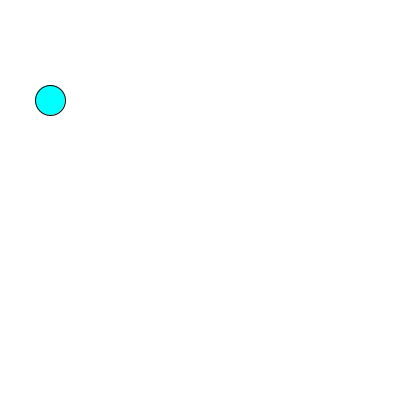
Frame 1 (no input)
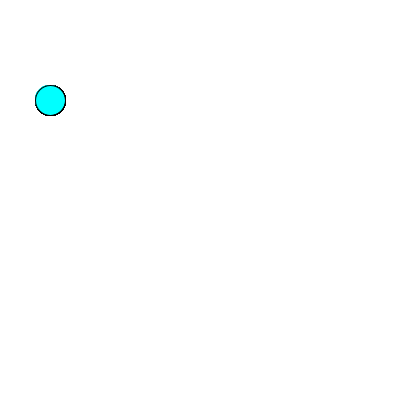
Frame 60 (the mouse pressed at the canvas centre just before this capture)
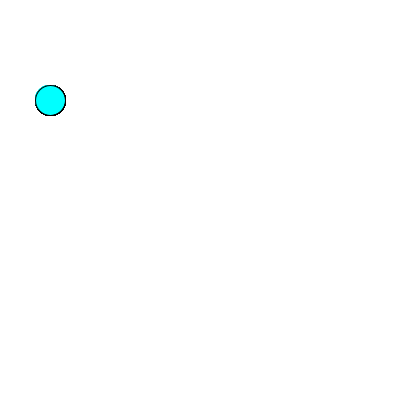
Frame 120 (the mouse held since frame 60 and released just before this capture)

The Processing sketch that drew these frames (run headless with seeded random() and noise(); from frame 60 on, the mouse is pressed at the canvas centre):

// Processing sketch: variables_1
// ── variables_1.pde
float s;
float posX;
float posY;

void setup() { 
  s = 30;
  posX = 50;
  posY = 100;
  size(400, 400);
  background(255);
}

void draw() {
  fill(0,255,255);
  ellipse(posX, posY, s, s);
}
